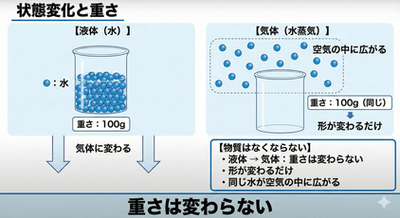
#> input picture lessons/sci/modular/Q27.png, 400 x 218 px
$ python compress_q27.py
#> lines starting #> are read from the running program, lines starting #| are printed output that depends on the picture
from PIL import Image
import os

# Q27.pngをさらに圧縮
img_path = 'lessons/sci/modular/Q27.png'
max_size_kb = 100

if os.path.exists(img_path):
    img = Image.open(img_path)
#> img is the input picture: PIL image 400x218 RGB; mean R, G, B 203, 215.8, 221.7
    current_size = os.path.getsize(img_path) / 1024

    print(f'Q27.png: 現在のサイズ: {current_size:.2f} KB')

    # 少しスケールを下げて再保存
    scale = 0.95
    new_width = int(img.width * scale)
#> new_width = 380
    new_height = int(img.height * scale)
#> new_height = 207
    resized_img = img.resize((new_width, new_height), Image.Resampling.LANCZOS)
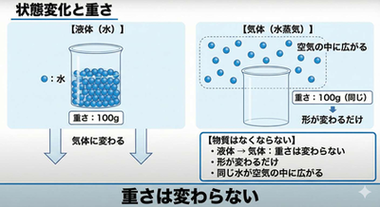
#> resized_img: PIL image 380x207 RGB; mean R, G, B 203, 215.8, 221.6

    resized_img.save(img_path, 'PNG', optimize=True, compress_level=9)
    new_size = os.path.getsize(img_path) / 1024

    print(f'  圧縮後: {new_size:.2f} KB')

    if new_size > max_size_kb:
        # さらに圧縮
        scale = 0.9
        new_width = int(img.width * scale)
        new_height = int(img.height * scale)
        resized_img = img.resize((new_width, new_height), Image.Resampling.LANCZOS)
        resized_img.save(img_path, 'PNG', optimize=True, compress_level=9)
        final_size = os.path.getsize(img_path) / 1024
        print(f'  再圧縮後: {final_size:.2f} KB')
else:
    print('ファイルが見つかりません')

$ run again, with lessons/sci/modular/Q26.png copied over lessons/sci/modular/Q27.png
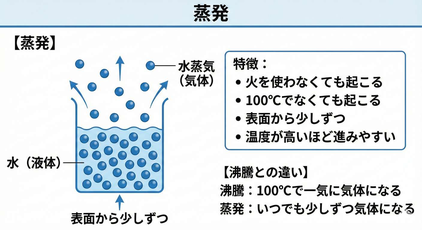
#> input picture lessons/sci/modular/Q26.png, 422 x 230 px
#> img is the input picture: PIL image 422x230 RGB; mean R, G, B 221.5, 227.8, 231.8
#> `resized_img = img.resize((new_width, new_height), Image.Resampling.LAN..`:
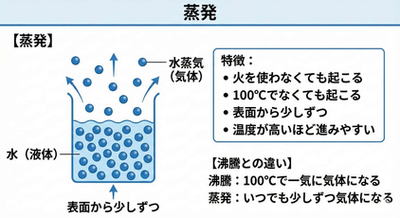
#> resized_img: PIL image 400x218 RGB; mean R, G, B 221.2, 227.5, 231.6

$ run again, with lessons/sci/modular/Q28.png copied over lessons/sci/modular/Q27.png
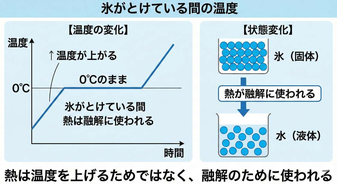
#> input picture lessons/sci/modular/Q28.png, 337 x 184 px
#> img is the input picture: PIL image 337x184 RGB; mean R, G, B 198.7, 217.9, 225.9
#> `resized_img = img.resize((new_width, new_height), Image.Resampling.LAN..`:
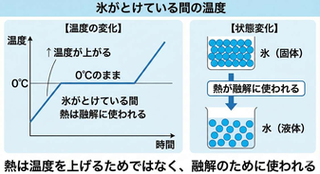
#> resized_img: PIL image 320x174 RGB; mean R, G, B 198.7, 217.7, 225.6

$ run again, with lessons/sci/modular/Q29.png copied over lessons/sci/modular/Q27.png
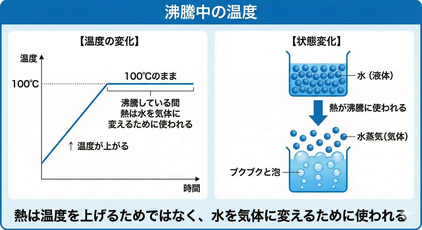
#> input picture lessons/sci/modular/Q29.png, 422 x 230 px
#> img is the input picture: PIL image 422x230 RGB; mean R, G, B 199.3, 217.6, 229
#> `resized_img = img.resize((new_width, new_height), Image.Resampling.LAN..`:
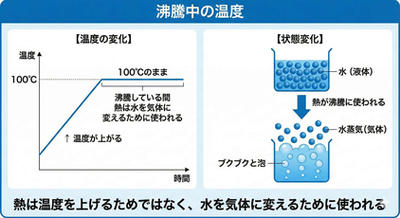
#> resized_img: PIL image 400x218 RGB; mean R, G, B 199, 217.4, 228.8
